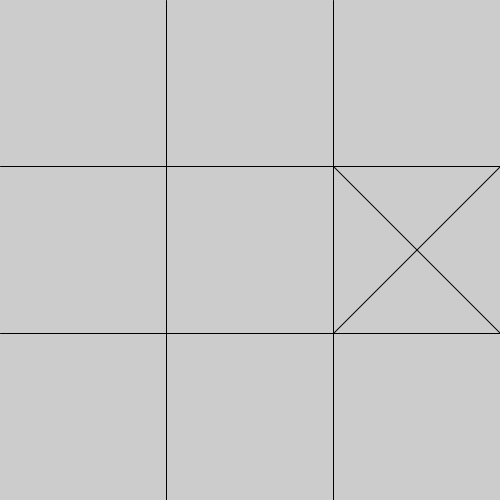
Frame 1 (no input)
Frame 60 (the mouse pressed at the canvas centre just before this capture): identical to frame 1, image omitted
Frame 120 (the mouse held since frame 60 and released just before this capture): identical to frame 1, image omitted

The Processing sketch that drew this single still picture (run headless with seeded random() and noise(); from frame 60 on, the mouse is pressed at the canvas centre):

// Processing sketch: tic_tac_toe
// ── tic_tac_toe.pde
void setup() {
  size(500, 500);
  new shapes().DrawBoard();
}

void draw() {

  new board().keyPressed();
  new board().endGame();
  new board().Computer();
  new board().endGame();
}

// ── board.pde
import java.util.Random;

int tileZero = 0;
int tileOne = 0;
int tileTwo = 0;
int tileThree = 0;
int tileFour = 0;
int tileFive = 0;
int tileSix = 0;
int tileSeven = 0;
int tileEight = 0;

int tileStatus = 0;
int gameStatus = 0;
int keyStatus = 0;
int progress = 0;


class board {
  //computers turn
  public void Computer() {

    constants a1 = new constants();
    float X1 = a1.x1;
    float X2 = a1.x2;
    float Y1 = a1.y1;
    float Y2 = a1.y2;
    
    //runs if it is the computers turn, plays in a random, available tile
    if (tileStatus == 0) {
      Random rand = new Random();

      int randNum = rand.nextInt(9);

      if (randNum == 0 && tileZero == 0) {
        X1 = 0;
        X2 = 166.67;
        Y1 = 0;
        Y2 = 0;
        new shapes().Cross(X1, X2, Y1, Y2);
        tileZero = 1;
        tileStatus = 1;
      }
      if (randNum == 1 && tileOne == 0) {
        X1 = 166.67;
        X2 = 333.33;
        Y1 = 0;
        Y2 = 0;
        new shapes().Cross(X1, X2, Y1, Y2);
        tileOne = 1;
        tileStatus = 1;
      }
      if (randNum == 2 && tileTwo == 0) {
        X1 = 333.33;
        X2 = 500;
        Y1 = 0;
        Y2 = 0;
        new shapes().Cross(X1, X2, Y1, Y2);
        tileTwo = 1;
        tileStatus = 1;
      }
      if (randNum == 3 && tileThree == 0) {
        X1 = 0;
        X2 = 166.67;
        Y1 = 166.67;
        Y2 = 166.67;
        new shapes().Cross(X1, X2, Y1, Y2);
        tileThree = 1;
        tileStatus = 1;
      }
      if (randNum == 4 && tileFour == 0) {
        X1 = 166.67;
        X2 = 333.33;
        Y1 = 166.67;
        Y2 = 166.67;
        new shapes().Cross(X1, X2, Y1, Y2);
        tileFour = 1;
        tileStatus = 1;
      }
      if (randNum == 5 && tileFive == 0) {
        X1 = 333.33;
        X2 = 500;
        Y1 = 166.67;
        Y2 = 166.67;
        new shapes().Cross(X1, X2, Y1, Y2);
        tileFive = 1;
        tileStatus = 1;
      }
      if (randNum == 6 && tileSix == 0) {
        X1 = 0;
        X2 = 166.67;
        Y1 = 333.33;
        Y2 = 333.33;
        new shapes().Cross(X1, X2, Y1, Y2);
        tileSix = 1;
        tileStatus = 1;
      }
      if (randNum == 7 && tileSeven == 0) {
        X1 = 166.67;
        X2 = 333.33;
        Y1 = 333.33;
        Y2 = 333.33;
        new shapes().Cross(X1, X2, Y1, Y2);
        tileSeven = 1;
        tileStatus = 1;
      }
      if (randNum == 8 && tileEight == 0) {
        X1 = 333.33;
        X2 = 500;
        Y1 = 333.33;
        Y2 = 333.33;
        new shapes().Cross(X1, X2, Y1, Y2);
        tileEight = 1;
        tileStatus = 1;
      }
    }
  }

  //players turn
  public void keyPressed() {

    constants a1 = new constants();
    float X = a1.x;
    float Y = a1.y;

    //runs if it is the players turn, plays in an available tile selected by the player
    if (tileStatus == 1) {
      if (key == '0' && tileZero == 0) {
        X = 83.33;
        Y = 83.33;
        new shapes().Circle(X, Y);
        tileZero = 2;
        tileStatus = 0;
        progress = 1;
      }
      if (key == '1' && tileOne == 0) {
        X = 83.33*3;
        Y = 83.33;
        new shapes().Circle(X, Y);
        tileOne = 2;
        tileStatus = 0;
        progress = 1;
      }
      if (key == '2' && tileTwo == 0) {
        X = 83.33*5;
        Y = 83.33;
        new shapes().Circle(X, Y);
        tileTwo = 2;
        tileStatus = 0;
        progress = 1;
      }
      if (key == '3' && tileThree == 0) {
        X = 83.33;
        Y = 83.33*3;
        new shapes().Circle(X, Y);
        tileThree = 2;
        tileStatus = 0;
        progress = 1;
      }
      if (key == '4' && tileFour == 0) {
        X = 83.33*3;
        Y = 83.33*3;
        new shapes().Circle(X, Y);
        tileFour = 2;
        tileStatus = 0;
        progress = 1;
      }
      if (key == '5' && tileFive == 0) {
        X = 83.33*5;
        Y = 83.33*3;
        new shapes().Circle(X, Y);
        tileFive = 2;
        tileStatus = 0;
        progress = 1;
      }
      if (key == '6' && tileSix == 0) {
        X = 83.33;
        Y = 83.33*5;
        new shapes().Circle(X, Y);
        tileSix = 2;
        tileStatus = 0;
        progress = 1;
      }
      if (key == '7' && tileSeven == 0) {
        X = 83.33*3;
        Y = 83.33*5;
        new shapes().Circle(X, Y);
        tileSeven = 2;
        tileStatus = 0;
        progress = 1;
      }
      if (key == '8' && tileEight == 0) {
        X = 83.33*5;
        Y= 83.33*5;
        new shapes().Circle(X, Y);
        tileEight = 2;
        tileStatus = 0;
        progress = 1;
      }
      //tells the player what keys to press if an incorrect key is pressed
      if (key != '0' && key != '1' && key != '2' && key != '3' && key != '4' && key != '5' && key != '6' && key != '7'&& key != '8') {
        if (gameStatus == 0 && keyStatus == 0 && keyPressed == true) {
          System.out.println("Please press a number from 0-8");
          keyStatus = 1;
        }
      }
      //tells the play that the game has ended if a key is pressed after the game ends
      if (gameStatus == 1 && keyStatus == 0 && keyPressed == true) {
        System.out.println("The game has ended");
        keyStatus = 1;
      }
      if (keyPressed == false) {
        keyStatus = 0;
      }
    }
  }

  //checks if the game is over after each turn
  public void endGame() {
    if (gameStatus == 0) {
      //checks if the player has three tiles in a row in any position and ends the game
      if ((tileZero == 2 && tileOne == 2 && tileTwo == 2) || (tileZero == 2 && tileThree == 2 && tileSix == 2) || (tileZero == 2 && tileFour == 2 && tileEight == 2)
        || (tileOne == 2 && tileFour == 2 && tileSeven == 2) || (tileTwo == 2 && tileFive == 2 && tileEight == 2) || (tileThree == 2 && tileFour == 2 && tileFive == 2)
        || (tileSix == 2 && tileSeven == 2 && tileEight == 2) || (tileTwo == 2 && tileFour == 2 && tileSix == 2)) {
        tileOne = 2;
        tileTwo = 2;
        tileThree = 2;
        tileFour = 2;
        tileFive = 2;
        tileSix = 2;
        tileSeven = 2;
        tileEight = 2;
        System.out.println("You have won!");
        gameStatus = 1;
        progress = 0;
        keyStatus = 1;
        tileStatus = 1;
      }
    }
    if (gameStatus == 0) {
      //checks if the computer has three tiles in a row in any position and ends the game
      if ((tileZero == 1 && tileOne == 1 && tileTwo == 1) || (tileZero == 1 && tileThree == 1 && tileSix == 1) || (tileZero == 1 && tileFour == 1 && tileEight == 1)
        || (tileOne == 1 && tileFour == 1 && tileSeven == 1) || (tileTwo == 1 && tileFive == 1 && tileEight == 1) || (tileThree == 1 && tileFour == 1 && tileFive == 1)
        || (tileSix == 1 && tileSeven == 1 && tileEight == 1) || (tileTwo == 1 && tileFour == 1 && tileSix == 1)) {
        tileOne = 1;
        tileTwo = 1;
        tileThree = 1;
        tileFour = 1;
        tileFive = 1;
        tileSix = 1;
        tileSeven = 1;
        tileEight = 1;
        System.out.println("You have lost!");
        gameStatus = 1;
        progress = 0;
        keyStatus = 1;
        tileStatus = 1;
      }
    }
    if (gameStatus == 0) {
      //checks if every tile is full and there is still no winner and ends the game
      if ((tileZero == 1 || tileZero == 2) && (tileOne == 1 || tileOne == 2) && (tileTwo == 1 || tileTwo == 2)
        && (tileThree == 1 || tileThree == 2) && (tileFour == 1 || tileFour == 2) && (tileFive == 1 || tileFive == 2)
        && (tileSix == 1 || tileSix == 2) && (tileSeven == 1 || tileSeven == 2) && (tileEight == 1 || tileEight == 2)) {
        System.out.println("The game is a draw");
        gameStatus = 1;
        progress = 0;
        keyStatus = 1;
        tileStatus = 1;
      }
    }
    //tells the player that the game is still inprogress after each turn
    if (progress == 1) {
      System.out.println("The game is still in progress");
      progress = 0;
    }
  }
}

// ── constants.pde
class constants {
  float x = 0;
  float y = 0;
  float x1 = 0;
  float x2 = 0;
  float y1 = 0;
  float y2 = 0;
}

// ── shapes.pde
class shapes {
  //function to draw the board tiles
  public void DrawBoard() {
    line(166.67, 0, 166.67, 500);
    line(333.33, 0, 333.33, 500);
    line(0, 166.67, 500, 166.67);
    line(0, 333.33, 500, 333.33);
  }
  //function to draw the circles
  public void Circle(float X, float Y) {
    circle(X, Y, 166.67);
  }
  //function to draw the crosses
  public void Cross(float X1, float X2, float Y1, float Y2) {
    line(X1, Y1, X1+166.67, Y1+166.67);
    line(X2, Y2, X2-166.67, Y2+166.67);
  }
}
